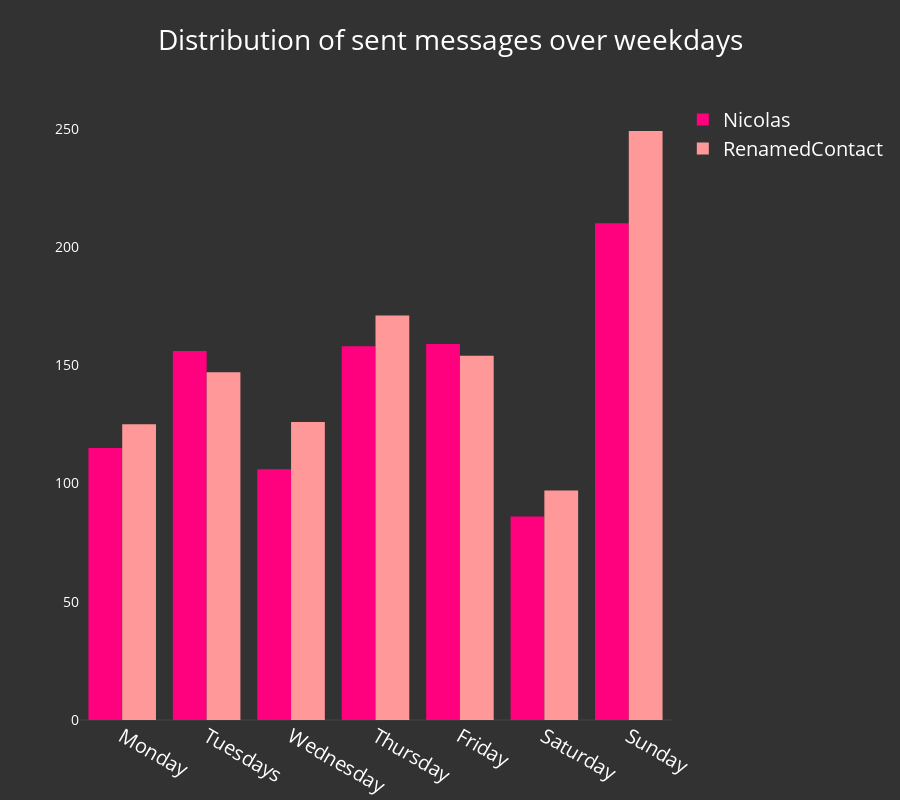

Notebook code cell kept with this figure:
### Code cell
iplot(wa.plot_dist_of_weekdays(nb_mode=True))

### Figure 1 — Plotly figure (JSON) as saved in the notebook; plotly's stock layout.template omitted (floating-point values rounded to 4 significant figures)
{"data": [{"marker": {"color": "rgba(255, 0, 127, 1)"}, "name": "Nicolas", "type": "bar", "uid": "39d2e2d7-200f-431d-846a-2d7f8f35a068", "x": ["Friday", "Monday", "Saturday", "Sunday", "Thursday", "Tuesdays", "Wednesday"], "y": [159, 115, 86, 210, 158, 156, 106]}, {"marker": {"color": "rgba(255, 153, 153, 1)"}, "name": "RenamedContact", "type": "bar", "uid": "a74290ba-b497-47f3-85e3-0946d9d14f05", "x": ["Friday", "Monday", "Saturday", "Sunday", "Thursday", "Tuesdays", "Wednesday"], "y": [154, 125, 97, 249, 171, 147, 126]}], "layout": {"font": {"color": "white", "size": 20}, "height": 800, "paper_bgcolor": "rgba(50, 50, 50, 1)", "plot_bgcolor": "rgba(50, 50, 50, 1)", "title": "Distribution of sent messages over weekdays", "xaxis": {"categoryarray": ["Monday", "Tuesdays", "Wednesday", "Thursday", "Friday", "Saturday", "Sunday"], "categoryorder": "array"}, "yaxis": {"automargin": true, "showticklabels": true, "tickfont": {"color": "white", "size": 14}, "titlefont": {"color": "white", "size": 18}}}}
